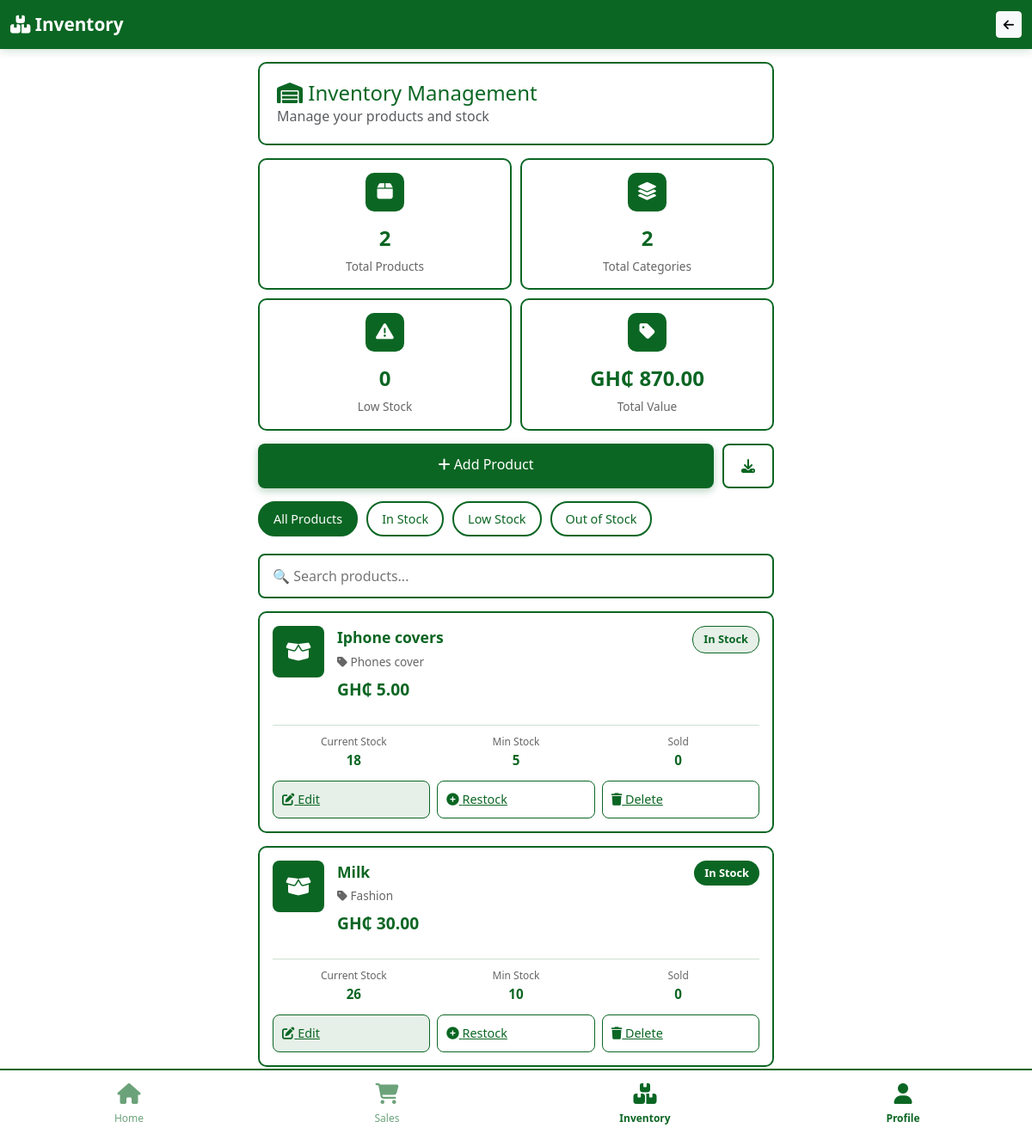
Screenshot of /inventory/ with the database file from the repository.
### user/models.py (models this page shows, shortened)
class Product(models.Model):
    name = models.CharField(max_length=200)
    category = models.ForeignKey(Category, on_delete=models.PROTECT)
    description = models.TextField(blank=True)
    price = models.DecimalField(max_digits=10, decimal_places=2)
    cost_price = models.DecimalField(max_digits=10, decimal_places=2, null=True, blank=True)
    stock = models.IntegerField(default=0)
    min_stock = models.IntegerField(default=10)
    sku = models.CharField(max_length=50, blank=True)
    created_at = models.DateTimeField(auto_now_add=True)
    stock_level = models.CharField(max_length=50, blank=True, choices=[
        ('In Stock', 'In Stock'),
        ('Low Stock', 'Low Stock'),
        ('Out of Stock', 'Out of Stock'),
    ], default='In Stock')
    class Meta:
        db_table = 'product'

class Category(models.Model):
    name = models.CharField(max_length=100)
    description = models.TextField(blank=True)
    created_at = models.DateTimeField(auto_now_add=True)
    class Meta:
        db_table = 'category'
        verbose_name_plural = 'Categories'
    def __str__(self):
        return self.name

### user/views.py (the view)
# urls.py: path('inventory/', views.inventory_view, name='inventory'),
def inventory_view(request):
    search_query = request.GET.get('search', '')
    products_list = Product.objects.all().order_by('name')
    total_categories = Category.objects.count()
    for product in products_list:
        if product.stock == 0:
            product.stock_level = 'Out of Stock'
        elif product.stock < product.min_stock:
            product.stock_level = 'Low Stock'
        else:
            product.stock_level = 'In Stock'
        product.save()
    total_value = sum(product.price * product.stock for product in products_list)
    low_stock_count = Product.objects.filter(stock_level='Low Stock').count()
    if search_query:
        products_list = products_list.filter(
            Q(name__icontains=search_query) |
            Q(description__icontains=search_query) |
            Q(category__name__icontains=search_query)
        )
    for product in products_list:
        product.category_name = product.category.name if product.category else 'No Category'
    context = {
        'products': products_list,
        'search_query': search_query,
        'total_products': Product.objects.count(),
        'total_categories': total_categories,
        'total_value': total_value,
        'low_stock_count': low_stock_count,
    }
    return render(request, 'inventory.html', context)

### templates/inventory.html (shortened to what this page needs)
{% load static %}
<!DOCTYPE html>
<html lang="en">
<head>
    <link href="https://cdn.jsdelivr.net/npm/bootstrap@5.3.0/dist/css/bootstrap.min.css" rel="stylesheet">
    <link rel="stylesheet" href="https://cdnjs.cloudflare.com/ajax/libs/font-awesome/6.4.0/css/all.min.css">
</head>
<body>
    <nav class="navbar navbar-dark">
        <div class="container-fluid">
            <a class="navbar-brand" href="#">
                <i class="fas fa-boxes"></i> Inventory
            </a>
            <button class="btn btn-sm btn-light" onclick="window.location.href='{% if user.position == 'worker' %}{% url 'user_dashboard' %}{% else %}{% url 'dashboard' %}{% endif %}'">
                <i class="fas fa-arrow-left"></i>
            </button>
        </div>
    </nav>
    <div class="content-wrapper">
        <div class="page-header">
            <h1><i class="fas fa-warehouse"></i> Inventory Management</h1>
            <p class="text-muted mb-0">Manage your products and stock</p>
        </div>
        <div class="stats-container">
            <div class="stat-card">
                <div class="stat-icon">
                    <i class="fas fa-box"></i>
                </div>
                <div class="stat-value">{{ total_products|default:"0" }}</div>
                <div class="stat-label">Total Products</div>
            </div>
            <div class="stat-card">
                <div class="stat-icon">
                    <i class="fas fa-layer-group"></i>
                </div>
                <div class="stat-value">{{ total_categories|default:"0" }}</div>
                <div class="stat-label">Total Categories</div>
            </div>
            <div class="stat-card">
                <div class="stat-icon">
                    <i class="fas fa-exclamation-triangle"></i>
                </div>
                <div class="stat-value">{{ low_stock_count|default:"0" }}</div>
                <div class="stat-label">Low Stock</div>
            </div>
            <div class="stat-card">
                <div class="stat-icon">
                    <i class="fas fa-tag"></i>
                </div>
                <div class="stat-value">GH₵ {{ total_value|default:"0.00" }}</div>
                <div class="stat-label">Total Value</div>
            </div>
        </div>
        <div class="action-buttons">
            <a href="{% url 'add_product' %}"
   class="btn btn-light btn-add-product">
    <i class="fas fa-plus"></i> Add Product
</a>
            <button class="btn-export">
                <i class="fas fa-download"></i>
            </button>
        </div>
        <div class="filter-tabs">
            <button class="filter-tab active" onclick="filterProducts('all')">All Products</button>
            <button class="filter-tab" onclick="filterProducts('in-stock')">In Stock</button>
            <button class="filter-tab" onclick="filterProducts('low-stock')">Low Stock</button>
            <button class="filter-tab" onclick="filterProducts('out-of-stock')">Out of Stock</button>
        </div>
        <div class="search-box">
            <input type="text" class="search-input" placeholder="🔍 Search products...">
        </div>
        {% if products %}
            {% for product in products %}
            <div class="product-card" data-stock-status="{{ stock_level }}">
                <div class="stock-badge {% if product.stock > 20 %}stock-high{% elif product.stock > 0 %}stock-low{% else %}stock-out{% endif %}">
                    {{ product.stock_level }}
                </div>
                <div class="product-header">
                    <div class="product-image">
                        <i class="fas fa-box-open"></i>
                    </div>
                    <div class="product-info">
                        <p class="product-name">{{ product.name }}</p>
                        <p class="product-category">
                            <i class="fas fa-tag"></i> {{ product.category|default:"General" }}
                        </p>
                        <p class="product-price">GH₵ {{ product.price }}</p>
                    </div>
                </div>
                <div class="product-details">
                    <div class="detail-item">
                        <span class="detail-label">Current Stock</span>
                        <span class="detail-value">{{ product.stock }}</span>
                    </div>
                    <div class="detail-item">
                        <span class="detail-label">Min Stock</span>
                        <span class="detail-value">{{ product.min_stock|default:"10" }}</span>
                    </div>
                    <div class="detail-item">
                        <span class="detail-label">Sold</span>
                        <span class="detail-value">{{ product.sold|default:"0" }}</span>
                    </div>
                </div>
                <div class="product-actions">
                    <a href="{% url 'edit_product' product.id %}" class="btn-action btn-edit" >
                        <i class="fas fa-edit"></i> Edit
                </a>
                    <a href="{% url 'restock_product' product.id %}" class="btn-action btn-restock">
                        <i class="fas fa-plus-circle"></i> Restock
                    </a>
                    <a href={% url 'delete_product' product.id %} class="btn-action btn-delete">
                        <i class="fas fa-trash"></i> Delete
                    </a>
                </div>
            </div>
            {% endfor %}
        {% else %}
            <div class="empty-state">
                <i class="fas fa-box-open"></i>
                <h3>No Products Yet</h3>
                <p class="text-muted">Click the button above to add your first product</p>
            </div>
        {% endif %}
    </div>
    <div class="bottom-nav">
        <a href="{% if user.position == 'worker' %}{% url 'user_dashboard' %}{% else %}{% url 'dashboard' %}{% endif %}" class="nav-item">
            <i class="fas fa-home"></i>
            <span>Home</span>
        </a>
        <a href="{% url 'sales' %}" class="nav-item">
            <i class="fas fa-shopping-cart"></i>
            <span>Sales</span>
        </a>
        <a href="{% url 'inventory' %}" class="nav-item active">
            <i class="fas fa-boxes"></i>
            <span>Inventory</span>
        </a>
        <a href="{% url 'profile' %}" class="nav-item active">
            <i class="fas fa-user"></i>
            <span>Profile</span>
        </a>
    </div>
</body>
</html>

### rows the page displays
Product: stock_level "In Stock", name "Iphone covers", category "Phones cover", price "5.00", stock "18", min_stock "5", sold "0"
Product: stock_level "In Stock", name "Milk", category "Fashion", price "30.00", stock "26", min_stock "10", sold "0"

### other values shown
{{ total_products|default:"0" }} "2"
{{ total_categories|default:"0" }} "2"
{{ low_stock_count|default:"0" }} "0"
{{ total_value|default:"0.00" }} "870.00"
